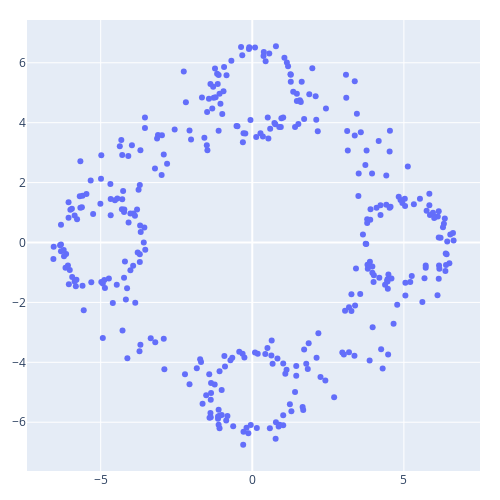

Notebook code cell kept with this figure:
### Markdown cell above
#### Setup
Make the point cloud and calculate homology.

### Code cell
# Pull the cloud
FILE = 'points2.csv'

dta = np.array(pd.read_csv(DATA_PATH + FILE, header=None)) # oat uses np arrays as coordinate inputs

# plotly plotting
trace = go.Scatter(x=dta[:, 0], y=dta[:, 1], mode='markers')
fig = go.Figure(trace)
fig.update_layout(
        width=500, 
        height=500,
        margin=dict(l=20, r=20, t=20, b=20)
    )
fig.show()

### Figure 1 — Plotly figure (JSON) as saved in the notebook; plotly's stock layout.template omitted (floating-point values rounded to 4 significant figures; data arrays with more than 128 entries replaced by an {"elided": "..."} marker saying what was removed)
{"data": [{"mode": "markers", "type": "scatter", "x": {"elided": "357 float values"}, "y": {"elided": "357 float values"}}], "layout": {"height": 500, "margin": {"b": 20, "l": 20, "r": 20, "t": 20}, "width": 500}}
